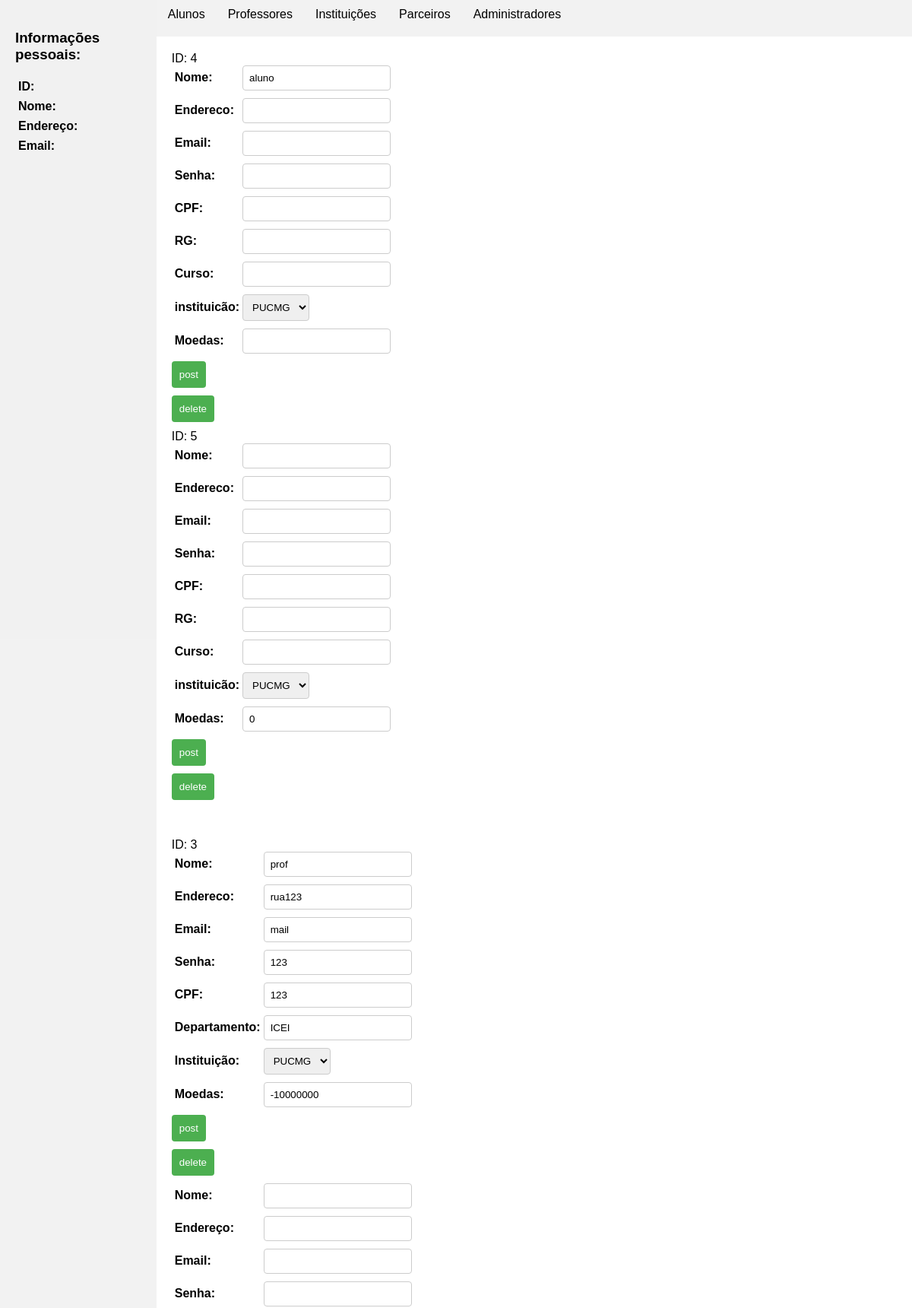
Before: /administrador/1 (upper part) with the older database file.
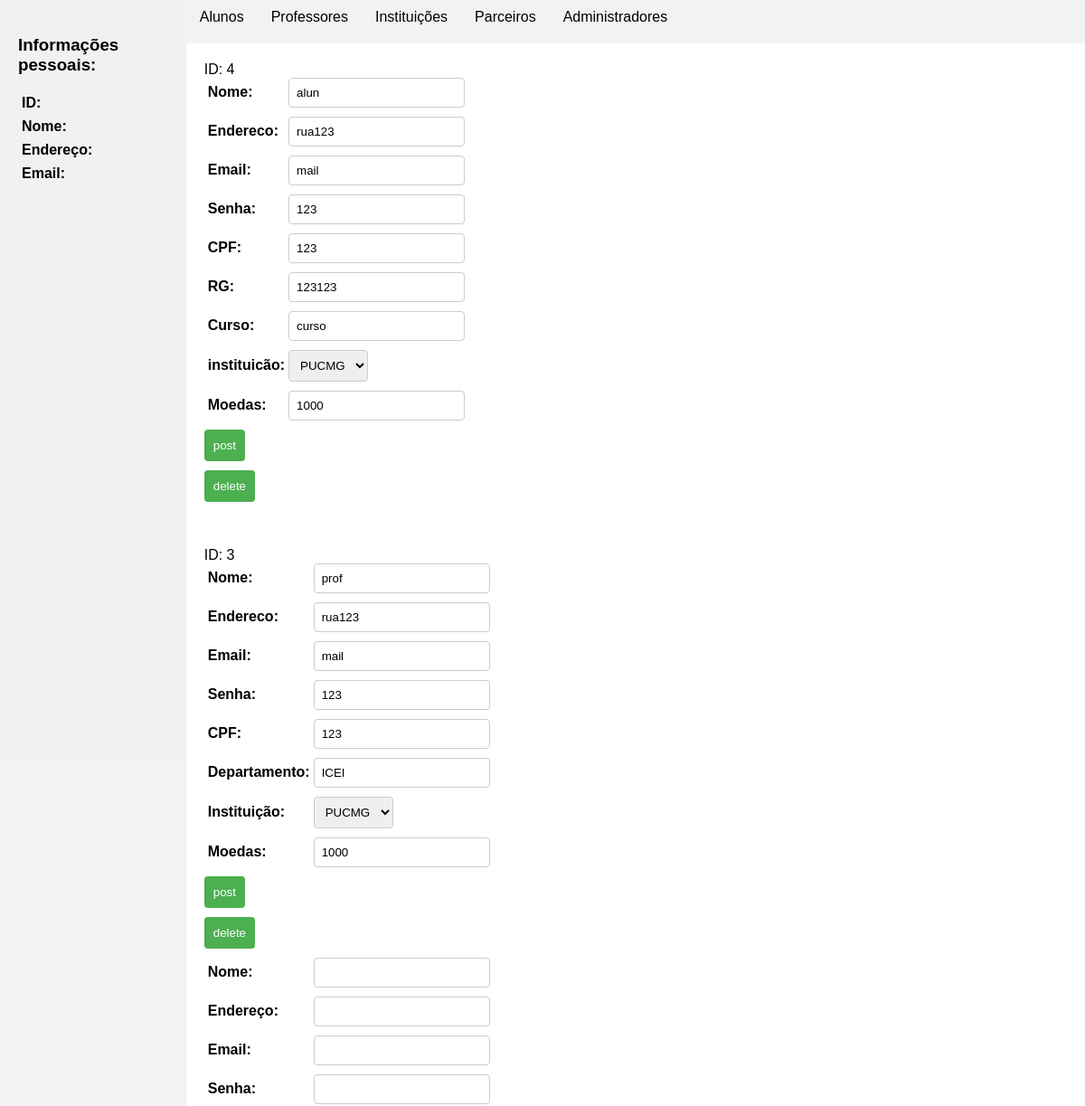
After: the same page with the newer database file.
### model.py (models this page shows)
class Usuario(db.Model):
    id = db.Column(db.Integer, primary_key=True)
    nome = db.Column(db.String(100))
    endereco = db.Column(db.String(150))
    email = db.Column(db.String(50))
    senha = db.Column(db.String(40))
    tipo = db.Column(db.String(20))
    transacoes = db.relationship("Transacao", foreign_keys="[Transacao.origem, Transacao.destino]", backref="usuario", primaryjoin="Usuario.id == Transacao.origem")

class Aluno(Usuario):
    id_aluno = db.Column(db.Integer, db.ForeignKey('usuario.id'), primary_key=True)
    cpf = db.Column(db.Integer)
    rg = db.Column(db.Integer)
    curso = db.Column(db.String(40))
    moedas = db.Column(db.Integer)
    id_instituicao = db.Column(db.Integer, db.ForeignKey('instituicao.id_instituicao'))

class Usuario(db.Model):
    id = db.Column(db.Integer, primary_key=True)
    nome = db.Column(db.String(100))
    endereco = db.Column(db.String(150))
    email = db.Column(db.String(50))
    senha = db.Column(db.String(40))
    tipo = db.Column(db.String(20))
    transacoes = db.relationship("Transacao", foreign_keys="[Transacao.origem, Transacao.destino]", backref="usuario", primaryjoin="Usuario.id == Transacao.origem")

class Professor(Usuario):
    id_professor = db.Column(db.Integer, db.ForeignKey('usuario.id'), primary_key=True)
    cpf = db.Column(db.Integer)
    departamento = db.Column(db.String(40))
    moedas = db.Column(db.Integer)
    id_instituicao = db.Column(db.Integer, db.ForeignKey('instituicao.id_instituicao'))

### routes.py (the view)
@app.route("/administrador/<int:u>", methods=["POTS", "GET"])
def administrador(u):
    return Administrador_controller.dados(u)

### controllers/Administrador_controller.py (called while the page is built)
def dados(u):
        adm = db.session.get(Administrador, u)
        adms = Administrador.query.all()
        parca = Parceiro.query.all()
        prof = Professor.query.all()
        inst = Instituicao.query.all()
        dict_inst = {ins.id: ins for ins in inst}
        aluno = Aluno.query.all()
        return render_template("administrador.html", adm=adm, adms=adms, parca=parca, prof=prof, inst=inst, dict_inst=dict_inst, aluno=aluno)

### templates/administrador.html (shortened to what this page needs)
<!DOCTYPE html>
<html lang="en">
<head>
    <link rel="stylesheet" href="{{ url_for('static', filename='shared.css') }}">
    <link rel="stylesheet" href="{{ url_for('static', filename='pages.css') }}">
</head>
<body>
    <div class="container">
        <div class="sidebar">
            <h3>Informações pessoais:</h3>
            <p><label for="id">ID:</label> </p>
            <p><label for="nome">Nome:</label> </p>
            <p><label for="endereco">Endereço:</label> </p>
            <p><label for="email">Email:</label> </p>
        </div>
        <div class="tabs">
            <div class="tab-list">
                <li class="tablinks" onclick="openTab(event, 'alunos')">Alunos</li>
                <li class="tablinks" onclick="openTab(event, 'professores')">Professores</li>
                <li class="tablinks" onclick="openTab(event, 'instituicoes')">Instituições</li>
                <li class="tablinks" onclick="openTab(event, 'parceiros')">Parceiros</li>
                <li class="tablinks" onclick="openTab(event, 'administradores')">Administradores</li>
            </div>
            <div class="tab-content">
                <div id="alunos" class="tabcontent">
                    {% for al in aluno %}
                        <form action="/administrador/{{ adm.id }}/aluno/{{ al.id }}" method="POST">
                            <p>ID: {{ al.id }}</p>
                            <p>
                                <label for="nome">Nome:</label>
                                <input type="text" name="nome" value="{{ al.nome }}">
                            </p>
                            <p>
                                <label for="endereco">Endereco:</label>
                                <input type="text" name="endereco" value="{{ al.endereco }}">
                            </p>
                            <p>
                                <label for="email">Email:</label>
                                <input type="text" name="email" value="{{ al.email }}">
                            </p>
                            <p>
                                <label for="senha">Senha:</label>
                                <input type="text" name="senha" value="{{ al.senha }}">
                            </p>
                            <p>
                                <label for="cpf">CPF:</label>
                                <input type="number" name="cpf" value="{{ al.cpf }}">
                            </p>
                            <p>
                                <label for="rg">RG:</label>
                                <input type="number" name="rg" value="{{ al.rg }}">
                            </p>
                            <p>
                                <label for="curso">Curso:</label>
                               <input type="text" name="curso" value="{{ al.curso }}">
                            </p>
                            <p>
                                <label>instituicão: </label>
                                <select name="instituicao">
                                    {% for i in inst %}
                                        <option value="{{ i.id }}">{{ i.nome }}</option>
                                    {% endfor %}
                                </select>
                            </p>
                            <p>
                                <label for="moedas">Moedas: </label>
                                <input type="number" name="moedas" value="{{ al.moedas }}">
                            <p><input type="submit" value="post"></p>
                        </form>
                        <form action="/administrador/{{ adm.id }}/rm/aluno/{{ al.id }}" method="REMOVE">
                            <input type="submit" value="delete">
                        </form>
                    {% endfor %}
                </div>
            </div>
            <div class="tab-content">
                <div id="professores" class="tabcontent">
                    {% for pr in prof %}
                        <form action="/administrador/{{ adm.id }}/prof/{{ pr.id }}" method="POST">
                            <p>ID: {{ pr.id }}</p>
                            <p>
                                <label for="nome">Nome:</label>
                                <input type="text" name="nome" value="{{ pr.nome }}">
                            </p>
                            <p>
                                <label for="endereco">Endereco:</label>
                                <input type="text" name="endereco" value="{{ pr.endereco }}">
                            </p>
                            <p>
                                <label for="email">Email:</label>
                                <input type="text" name="email" value="{{ pr.email }}">
                            </p>
                            <p>
                                <label for="senha">Senha:</label>
                                <input type="text" name="senha" value="{{ pr.senha }}">
                            </p>
                            <p>
                                <label for="cpf">CPF:</label>
                                <input type="number" name="cpf" value="{{ pr.cpf }}">
                            </p>
                            <p>
                                <label for="departamento">Departamento:</label>
                                <input type="text" name="departamento" value="{{ pr.departamento }}">
                            </p>
                            <p>
                                <label for="instituicao">Instituição:</label>
                                <select name="instituicao">
                                    {% for i in inst %}
                                    <option value="{{ i.id }}">{{ i.nome }}</option>
                                    {% endfor %}
                                </select>
                            </p>
                            <p>
                                <label for="moedas">Moedas:</label>
                                <input type="number" name="moedas" value="{{ pr.moedas }}">
                            </p>
                            <p>
                                <input type="submit" value="post">
                            </p>
                        </form>
                        <form action="/administrador/{{ adm.id }}/rm/prof/{{ pr.id }}" method="REMOVE">
                            <input type="submit" value="delete">
                        </form>
                    {% endfor %}
                    <form action="/administrador/{{ adm.id }}/prof" method="POST">
                        <p>
                            <label for="nome">Nome:</label>
                            <input type="text" name="nome">
                        </p>
                        <p>
                            <label for="endereco">Endereço:</label>
                            <input type="text" name="endereco">
                        </p>
                        <p>
                            <label for="email">Email:</label>
                            <input type="text" name="email">
                        </p>
                        <p>
                            <label for="senha">Senha:</label>
                            <input type="text" name="senha">
                        </p>
                    </form>
                </div>
            </div>
        </div>
    </div>
</body>
</html>

### static/shared.css (style rules this page uses)
body { font-family: Arial, sans-serif; background-color: #f2f2f2; margin: 0; padding: 0; }
input, select { padding: 8px; margin-bottom: 10px; border: 1px solid #ccc; border-radius: 4px; }
input[type="submit"] { background-color: #4CAF50; color: white; border: none; padding: 10px; border-radius: 4px; cursor: pointer; }
form { display: table; }
p { display: table-row; }
label { display: table-cell; padding: 4px; font-weight: bold; }
input, select { display: table-cell; }

### static/pages.css (style rules this page uses)
.container { display:flex; }
.sidebar { width: 200px; height: 100vh; background-color: #f1f1f1; padding: 20px; position: sticky; }
li { margin-bottom: 10px; }
.tabs { width: 100%; }
.tab-list { display: flex; list-style-type: none; padding: 0; margin: 0; }
.tab-list li { cursor: pointer; padding: 10px 15px; }
.tab-content { padding: 20px; background-color: #fff; }

Changed rows visible on the page:
removed Aluno: id "5", moedas "0"
changed Aluno: nome "aluno" → "alun"; endereco (not shown) → "rua123"; email (not shown) → "mail"; senha (not shown) → "123"; cpf (not shown) → "123"; rg (not shown) → "123123"; curso (not shown) → "curso"; moedas (not shown) → "1000"
changed Professor "ICEI": moedas "-10000000" → "1000"
